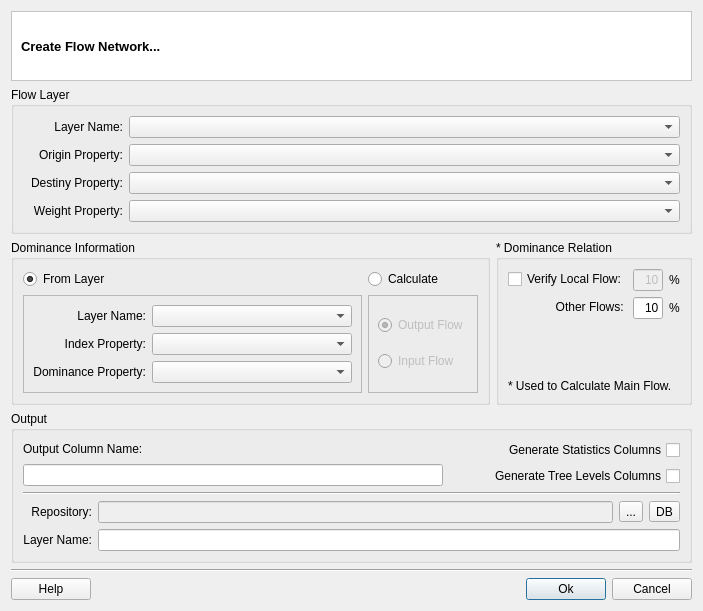
<?xml version="1.0" encoding="UTF-8"?>
<ui version="4.0">
 <class>FlowNetworkDialogForm</class>
 <widget class="QDialog" name="FlowNetworkDialogForm">
  <property name="geometry">
   <rect>
    <x>0</x>
    <y>0</y>
    <width>679</width>
    <height>581</height>
   </rect>
  </property>
  <property name="windowTitle">
   <string>Dialog</string>
  </property>
  <layout class="QGridLayout" name="gridLayout_26">
   <property name="sizeConstraint">
    <enum>QLayout::SetFixedSize</enum>
   </property>
   <item row="0" column="0">
    <layout class="QGridLayout" name="gridLayout_25">
     <item row="0" column="0" colspan="2">
      <widget class="QFrame" name="frame">
       <property name="minimumSize">
        <size>
         <width>0</width>
         <height>70</height>
        </size>
       </property>
       <property name="styleSheet">
        <string notr="true">QWidget { background: white }</string>
       </property>
       <property name="frameShape">
        <enum>QFrame::StyledPanel</enum>
       </property>
       <property name="frameShadow">
        <enum>QFrame::Sunken</enum>
       </property>
       <layout class="QGridLayout" name="gridLayout_6">
        <item row="0" column="0">
         <widget class="QLabel" name="m_titleLabel">
          <property name="font">
           <font>
            <pointsize>10</pointsize>
            <weight>75</weight>
            <bold>true</bold>
           </font>
          </property>
          <property name="text">
           <string>Create Flow Network...</string>
          </property>
         </widget>
        </item>
       </layout>
      </widget>
     </item>
     <item row="1" column="0" colspan="2">
      <widget class="QGroupBox" name="groupBox_2">
       <property name="title">
        <string>Flow Layer</string>
       </property>
       <property name="flat">
        <bool>true</bool>
       </property>
       <layout class="QGridLayout" name="gridLayout_8">
        <item row="0" column="0">
         <layout class="QGridLayout" name="gridLayout_7">
          <item row="0" column="0">
           <widget class="QLabel" name="label_3">
            <property name="minimumSize">
             <size>
              <width>100</width>
              <height>0</height>
             </size>
            </property>
            <property name="text">
             <string>Layer Name:</string>
            </property>
            <property name="alignment">
             <set>Qt::AlignRight|Qt::AlignTrailing|Qt::AlignVCenter</set>
            </property>
           </widget>
          </item>
          <item row="0" column="1">
           <widget class="QComboBox" name="m_flowLayerComboBox">
            <property name="sizePolicy">
             <sizepolicy hsizetype="MinimumExpanding" vsizetype="Fixed">
              <horstretch>0</horstretch>
              <verstretch>0</verstretch>
             </sizepolicy>
            </property>
           </widget>
          </item>
          <item row="1" column="0">
           <widget class="QLabel" name="label_5">
            <property name="minimumSize">
             <size>
              <width>100</width>
              <height>0</height>
             </size>
            </property>
            <property name="text">
             <string>Origin Property:</string>
            </property>
            <property name="alignment">
             <set>Qt::AlignRight|Qt::AlignTrailing|Qt::AlignVCenter</set>
            </property>
           </widget>
          </item>
          <item row="1" column="1">
           <widget class="QComboBox" name="m_flowOriginComboBox">
            <property name="sizePolicy">
             <sizepolicy hsizetype="MinimumExpanding" vsizetype="Fixed">
              <horstretch>0</horstretch>
              <verstretch>0</verstretch>
             </sizepolicy>
            </property>
           </widget>
          </item>
          <item row="2" column="0">
           <widget class="QLabel" name="label_6">
            <property name="minimumSize">
             <size>
              <width>100</width>
              <height>0</height>
             </size>
            </property>
            <property name="text">
             <string>Destiny Property:</string>
            </property>
            <property name="alignment">
             <set>Qt::AlignRight|Qt::AlignTrailing|Qt::AlignVCenter</set>
            </property>
           </widget>
          </item>
          <item row="2" column="1">
           <widget class="QComboBox" name="m_flowDestinyComboBox">
            <property name="sizePolicy">
             <sizepolicy hsizetype="MinimumExpanding" vsizetype="Fixed">
              <horstretch>0</horstretch>
              <verstretch>0</verstretch>
             </sizepolicy>
            </property>
           </widget>
          </item>
          <item row="3" column="0">
           <widget class="QLabel" name="label_4">
            <property name="text">
             <string>Weight Property:</string>
            </property>
            <property name="alignment">
             <set>Qt::AlignRight|Qt::AlignTrailing|Qt::AlignVCenter</set>
            </property>
           </widget>
          </item>
          <item row="3" column="1">
           <widget class="QComboBox" name="m_flowWeightComboBox"/>
          </item>
         </layout>
        </item>
       </layout>
      </widget>
     </item>
     <item row="2" column="0">
      <widget class="QGroupBox" name="groupBox">
       <property name="title">
        <string>Dominance Information</string>
       </property>
       <property name="flat">
        <bool>true</bool>
       </property>
       <layout class="QGridLayout" name="gridLayout_24">
        <item row="0" column="0">
         <layout class="QGridLayout" name="gridLayout_23">
          <item row="0" column="0">
           <layout class="QGridLayout" name="gridLayout_21">
            <item row="0" column="0">
             <widget class="QRadioButton" name="m_domLayerRadioButton">
              <property name="text">
               <string>From Layer</string>
              </property>
              <property name="checked">
               <bool>true</bool>
              </property>
             </widget>
            </item>
            <item row="1" column="0">
             <widget class="QFrame" name="frame_2">
              <property name="frameShape">
               <enum>QFrame::StyledPanel</enum>
              </property>
              <property name="frameShadow">
               <enum>QFrame::Raised</enum>
              </property>
              <layout class="QGridLayout" name="gridLayout_11">
               <item row="0" column="0">
                <layout class="QGridLayout" name="gridLayout_10">
                 <item row="0" column="0">
                  <widget class="QLabel" name="label_7">
                   <property name="minimumSize">
                    <size>
                     <width>100</width>
                     <height>0</height>
                    </size>
                   </property>
                   <property name="text">
                    <string>Layer Name:</string>
                   </property>
                   <property name="alignment">
                    <set>Qt::AlignRight|Qt::AlignTrailing|Qt::AlignVCenter</set>
                   </property>
                  </widget>
                 </item>
                 <item row="0" column="1">
                  <widget class="QComboBox" name="m_domLayerComboBox">
                   <property name="sizePolicy">
                    <sizepolicy hsizetype="MinimumExpanding" vsizetype="Fixed">
                     <horstretch>0</horstretch>
                     <verstretch>0</verstretch>
                    </sizepolicy>
                   </property>
                   <property name="minimumSize">
                    <size>
                     <width>200</width>
                     <height>0</height>
                    </size>
                   </property>
                  </widget>
                 </item>
                 <item row="1" column="0">
                  <widget class="QLabel" name="label_2">
                   <property name="minimumSize">
                    <size>
                     <width>100</width>
                     <height>0</height>
                    </size>
                   </property>
                   <property name="text">
                    <string>Index Property:</string>
                   </property>
                   <property name="alignment">
                    <set>Qt::AlignRight|Qt::AlignTrailing|Qt::AlignVCenter</set>
                   </property>
                  </widget>
                 </item>
                 <item row="1" column="1">
                  <widget class="QComboBox" name="m_domPropertyIdxComboBox">
                   <property name="sizePolicy">
                    <sizepolicy hsizetype="MinimumExpanding" vsizetype="Fixed">
                     <horstretch>0</horstretch>
                     <verstretch>0</verstretch>
                    </sizepolicy>
                   </property>
                  </widget>
                 </item>
                 <item row="2" column="0">
                  <widget class="QLabel" name="label_8">
                   <property name="text">
                    <string>Dominance Property:</string>
                   </property>
                   <property name="alignment">
                    <set>Qt::AlignRight|Qt::AlignTrailing|Qt::AlignVCenter</set>
                   </property>
                  </widget>
                 </item>
                 <item row="2" column="1">
                  <widget class="QComboBox" name="m_domPropertyNameComboBox"/>
                 </item>
                </layout>
               </item>
              </layout>
             </widget>
            </item>
           </layout>
          </item>
          <item row="0" column="1">
           <layout class="QGridLayout" name="gridLayout_22">
            <item row="0" column="0">
             <widget class="QRadioButton" name="m_domCalcRadioButton">
              <property name="text">
               <string>Calculate</string>
              </property>
             </widget>
            </item>
            <item row="1" column="0">
             <widget class="QFrame" name="frame_3">
              <property name="enabled">
               <bool>false</bool>
              </property>
              <property name="frameShape">
               <enum>QFrame::StyledPanel</enum>
              </property>
              <property name="frameShadow">
               <enum>QFrame::Raised</enum>
              </property>
              <layout class="QGridLayout" name="gridLayout_20">
               <item row="0" column="0">
                <widget class="QRadioButton" name="m_calculateOutputRadioButton">
                 <property name="text">
                  <string>Output Flow</string>
                 </property>
                 <property name="checked">
                  <bool>true</bool>
                 </property>
                </widget>
               </item>
               <item row="1" column="0">
                <widget class="QRadioButton" name="m_calculateInputRadioButton">
                 <property name="text">
                  <string>Input Flow</string>
                 </property>
                </widget>
               </item>
              </layout>
             </widget>
            </item>
           </layout>
          </item>
         </layout>
        </item>
       </layout>
      </widget>
     </item>
     <item row="2" column="1">
      <widget class="QGroupBox" name="groupBox_3">
       <property name="sizePolicy">
        <sizepolicy hsizetype="Fixed" vsizetype="Preferred">
         <horstretch>0</horstretch>
         <verstretch>0</verstretch>
        </sizepolicy>
       </property>
       <property name="title">
        <string>* Dominance Relation</string>
       </property>
       <property name="flat">
        <bool>true</bool>
       </property>
       <property name="checkable">
        <bool>false</bool>
       </property>
       <layout class="QGridLayout" name="gridLayout_29">
        <item row="0" column="0">
         <layout class="QGridLayout" name="gridLayout_19">
          <item row="0" column="0">
           <layout class="QGridLayout" name="gridLayout_18">
            <item row="0" column="0">
             <layout class="QGridLayout" name="gridLayout_14">
              <item row="0" column="0">
               <widget class="QCheckBox" name="m_domRelLocalCheckBox">
                <property name="text">
                 <string>Verify Local Flow:</string>
                </property>
               </widget>
              </item>
              <item row="1" column="0">
               <widget class="QLabel" name="label_15">
                <property name="text">
                 <string>Other Flows: </string>
                </property>
                <property name="alignment">
                 <set>Qt::AlignRight|Qt::AlignTrailing|Qt::AlignVCenter</set>
                </property>
               </widget>
              </item>
             </layout>
            </item>
            <item row="0" column="1">
             <layout class="QGridLayout" name="gridLayout_17">
              <item row="0" column="0">
               <layout class="QGridLayout" name="gridLayout_12">
                <item row="0" column="0">
                 <widget class="QLineEdit" name="m_domRelLocalLineEdit">
                  <property name="enabled">
                   <bool>false</bool>
                  </property>
                  <property name="maximumSize">
                   <size>
                    <width>30</width>
                    <height>16777215</height>
                   </size>
                  </property>
                  <property name="inputMask">
                   <string/>
                  </property>
                  <property name="text">
                   <string>10</string>
                  </property>
                  <property name="alignment">
                   <set>Qt::AlignRight|Qt::AlignTrailing|Qt::AlignVCenter</set>
                  </property>
                 </widget>
                </item>
                <item row="0" column="1">
                 <widget class="QLabel" name="label_16">
                  <property name="text">
                   <string>%</string>
                  </property>
                 </widget>
                </item>
               </layout>
              </item>
              <item row="1" column="0">
               <layout class="QGridLayout" name="gridLayout_13">
                <item row="0" column="0">
                 <widget class="QLineEdit" name="m_domRelOthersLineEdit">
                  <property name="maximumSize">
                   <size>
                    <width>30</width>
                    <height>16777215</height>
                   </size>
                  </property>
                  <property name="text">
                   <string>10</string>
                  </property>
                  <property name="alignment">
                   <set>Qt::AlignRight|Qt::AlignTrailing|Qt::AlignVCenter</set>
                  </property>
                 </widget>
                </item>
                <item row="0" column="1">
                 <widget class="QLabel" name="label_17">
                  <property name="text">
                   <string>%</string>
                  </property>
                 </widget>
                </item>
               </layout>
              </item>
             </layout>
            </item>
           </layout>
          </item>
          <item row="1" column="0">
           <spacer name="verticalSpacer">
            <property name="orientation">
             <enum>Qt::Vertical</enum>
            </property>
            <property name="sizeType">
             <enum>QSizePolicy::MinimumExpanding</enum>
            </property>
            <property name="sizeHint" stdset="0">
             <size>
              <width>10</width>
              <height>13</height>
             </size>
            </property>
           </spacer>
          </item>
          <item row="2" column="0">
           <widget class="QLabel" name="label_10">
            <property name="text">
             <string>* Used to Calculate Main Flow.</string>
            </property>
           </widget>
          </item>
         </layout>
        </item>
       </layout>
      </widget>
     </item>
     <item row="3" column="0" colspan="2">
      <widget class="QGroupBox" name="groupBox_5">
       <property name="sizePolicy">
        <sizepolicy hsizetype="Preferred" vsizetype="Preferred">
         <horstretch>0</horstretch>
         <verstretch>0</verstretch>
        </sizepolicy>
       </property>
       <property name="title">
        <string>Output</string>
       </property>
       <property name="flat">
        <bool>true</bool>
       </property>
       <layout class="QGridLayout" name="gridLayout_9">
        <item row="0" column="0">
         <layout class="QGridLayout" name="gridLayout_4">
          <item row="0" column="0">
           <layout class="QGridLayout" name="gridLayout_3">
            <item row="0" column="0">
             <layout class="QGridLayout" name="gridLayout">
              <item row="0" column="0">
               <widget class="QLabel" name="label">
                <property name="text">
                 <string>Output Column Name:</string>
                </property>
               </widget>
              </item>
              <item row="1" column="0">
               <widget class="QLineEdit" name="m_outputColumnLineEdit"/>
              </item>
             </layout>
            </item>
            <item row="0" column="1">
             <spacer name="horizontalSpacer_2">
              <property name="orientation">
               <enum>Qt::Horizontal</enum>
              </property>
              <property name="sizeType">
               <enum>QSizePolicy::Minimum</enum>
              </property>
              <property name="sizeHint" stdset="0">
               <size>
                <width>40</width>
                <height>20</height>
               </size>
              </property>
             </spacer>
            </item>
            <item row="0" column="2">
             <layout class="QGridLayout" name="gridLayout_2">
              <item row="0" column="0">
               <widget class="QCheckBox" name="m_outputStatisticsCheckBox">
                <property name="layoutDirection">
                 <enum>Qt::RightToLeft</enum>
                </property>
                <property name="text">
                 <string>Generate Statistics Columns</string>
                </property>
               </widget>
              </item>
              <item row="1" column="0">
               <widget class="QCheckBox" name="m_outputTreeLevelsCheckBox">
                <property name="layoutDirection">
                 <enum>Qt::RightToLeft</enum>
                </property>
                <property name="text">
                 <string>Generate Tree Levels Columns</string>
                </property>
               </widget>
              </item>
             </layout>
            </item>
           </layout>
          </item>
          <item row="1" column="0">
           <widget class="Line" name="line_2">
            <property name="orientation">
             <enum>Qt::Horizontal</enum>
            </property>
           </widget>
          </item>
          <item row="2" column="0">
           <layout class="QGridLayout" name="gridLayout_27">
            <item row="0" column="0">
             <layout class="QGridLayout" name="gridLayout_15">
              <item row="0" column="0">
               <widget class="QLabel" name="label_12">
                <property name="text">
                 <string>Repository:</string>
                </property>
                <property name="alignment">
                 <set>Qt::AlignRight|Qt::AlignTrailing|Qt::AlignVCenter</set>
                </property>
               </widget>
              </item>
              <item row="1" column="0">
               <widget class="QLabel" name="label_13">
                <property name="text">
                 <string>Layer Name:</string>
                </property>
                <property name="alignment">
                 <set>Qt::AlignRight|Qt::AlignTrailing|Qt::AlignVCenter</set>
                </property>
               </widget>
              </item>
             </layout>
            </item>
            <item row="0" column="1">
             <layout class="QGridLayout" name="gridLayout_28">
              <item row="0" column="0">
               <layout class="QGridLayout" name="gridLayout_16">
                <item row="0" column="0">
                 <widget class="QLineEdit" name="m_repositoryLineEdit">
                  <property name="enabled">
                   <bool>false</bool>
                  </property>
                 </widget>
                </item>
                <item row="0" column="1">
                 <widget class="QToolButton" name="m_targetFileToolButton">
                  <property name="minimumSize">
                   <size>
                    <width>0</width>
                    <height>0</height>
                   </size>
                  </property>
                  <property name="text">
                   <string>...</string>
                  </property>
                 </widget>
                </item>
                <item row="0" column="2">
                 <widget class="QToolButton" name="m_targetDatasourceToolButton">
                  <property name="minimumSize">
                   <size>
                    <width>0</width>
                    <height>0</height>
                   </size>
                  </property>
                  <property name="text">
                   <string>DB</string>
                  </property>
                 </widget>
                </item>
               </layout>
              </item>
              <item row="1" column="0">
               <widget class="QLineEdit" name="m_newLayerNameLineEdit">
                <property name="readOnly">
                 <bool>false</bool>
                </property>
               </widget>
              </item>
             </layout>
            </item>
           </layout>
          </item>
         </layout>
        </item>
       </layout>
      </widget>
     </item>
     <item row="4" column="0" colspan="2">
      <layout class="QGridLayout" name="gridLayout_5">
       <item row="1" column="2">
        <widget class="QPushButton" name="m_okPushButton">
         <property name="text">
          <string>Ok</string>
         </property>
        </widget>
       </item>
       <item row="0" column="0" colspan="4">
        <widget class="Line" name="line">
         <property name="orientation">
          <enum>Qt::Horizontal</enum>
         </property>
        </widget>
       </item>
       <item row="1" column="1">
        <spacer name="horizontalSpacer">
         <property name="orientation">
          <enum>Qt::Horizontal</enum>
         </property>
         <property name="sizeHint" stdset="0">
          <size>
           <width>40</width>
           <height>20</height>
          </size>
         </property>
        </spacer>
       </item>
       <item row="1" column="3">
        <widget class="QPushButton" name="m_cancelPushButton">
         <property name="text">
          <string>Cancel</string>
         </property>
        </widget>
       </item>
       <item row="1" column="0">
        <widget class="QPushButton" name="m_helpPushButton">
         <property name="text">
          <string>Help</string>
         </property>
        </widget>
       </item>
      </layout>
     </item>
    </layout>
   </item>
  </layout>
 </widget>
 <tabstops>
  <tabstop>m_flowLayerComboBox</tabstop>
  <tabstop>m_flowOriginComboBox</tabstop>
  <tabstop>m_flowDestinyComboBox</tabstop>
  <tabstop>m_flowWeightComboBox</tabstop>
  <tabstop>m_domLayerComboBox</tabstop>
  <tabstop>m_domPropertyIdxComboBox</tabstop>
  <tabstop>m_domPropertyNameComboBox</tabstop>
  <tabstop>m_domRelLocalCheckBox</tabstop>
  <tabstop>m_domRelLocalLineEdit</tabstop>
  <tabstop>m_domRelOthersLineEdit</tabstop>
  <tabstop>m_outputColumnLineEdit</tabstop>
  <tabstop>m_outputStatisticsCheckBox</tabstop>
  <tabstop>m_outputTreeLevelsCheckBox</tabstop>
  <tabstop>m_repositoryLineEdit</tabstop>
  <tabstop>m_targetFileToolButton</tabstop>
  <tabstop>m_targetDatasourceToolButton</tabstop>
  <tabstop>m_newLayerNameLineEdit</tabstop>
  <tabstop>m_okPushButton</tabstop>
  <tabstop>m_cancelPushButton</tabstop>
  <tabstop>m_helpPushButton</tabstop>
 </tabstops>
 <resources/>
 <connections>
  <connection>
   <sender>m_domRelLocalCheckBox</sender>
   <signal>toggled(bool)</signal>
   <receiver>m_domRelLocalLineEdit</receiver>
   <slot>setEnabled(bool)</slot>
   <hints>
    <hint type="sourcelabel">
     <x>563</x>
     <y>257</y>
    </hint>
    <hint type="destinationlabel">
     <x>637</x>
     <y>271</y>
    </hint>
   </hints>
  </connection>
  <connection>
   <sender>m_cancelPushButton</sender>
   <signal>released()</signal>
   <receiver>FlowNetworkDialogForm</receiver>
   <slot>reject()</slot>
   <hints>
    <hint type="sourcelabel">
     <x>667</x>
     <y>569</y>
    </hint>
    <hint type="destinationlabel">
     <x>626</x>
     <y>611</y>
    </hint>
   </hints>
  </connection>
  <connection>
   <sender>m_domLayerRadioButton</sender>
   <signal>toggled(bool)</signal>
   <receiver>frame_2</receiver>
   <slot>setEnabled(bool)</slot>
   <hints>
    <hint type="sourcelabel">
     <x>76</x>
     <y>263</y>
    </hint>
    <hint type="destinationlabel">
     <x>74</x>
     <y>274</y>
    </hint>
   </hints>
  </connection>
  <connection>
   <sender>m_domCalcRadioButton</sender>
   <signal>toggled(bool)</signal>
   <receiver>frame_3</receiver>
   <slot>setEnabled(bool)</slot>
   <hints>
    <hint type="sourcelabel">
     <x>382</x>
     <y>264</y>
    </hint>
    <hint type="destinationlabel">
     <x>382</x>
     <y>279</y>
    </hint>
   </hints>
  </connection>
 </connections>
</ui>
